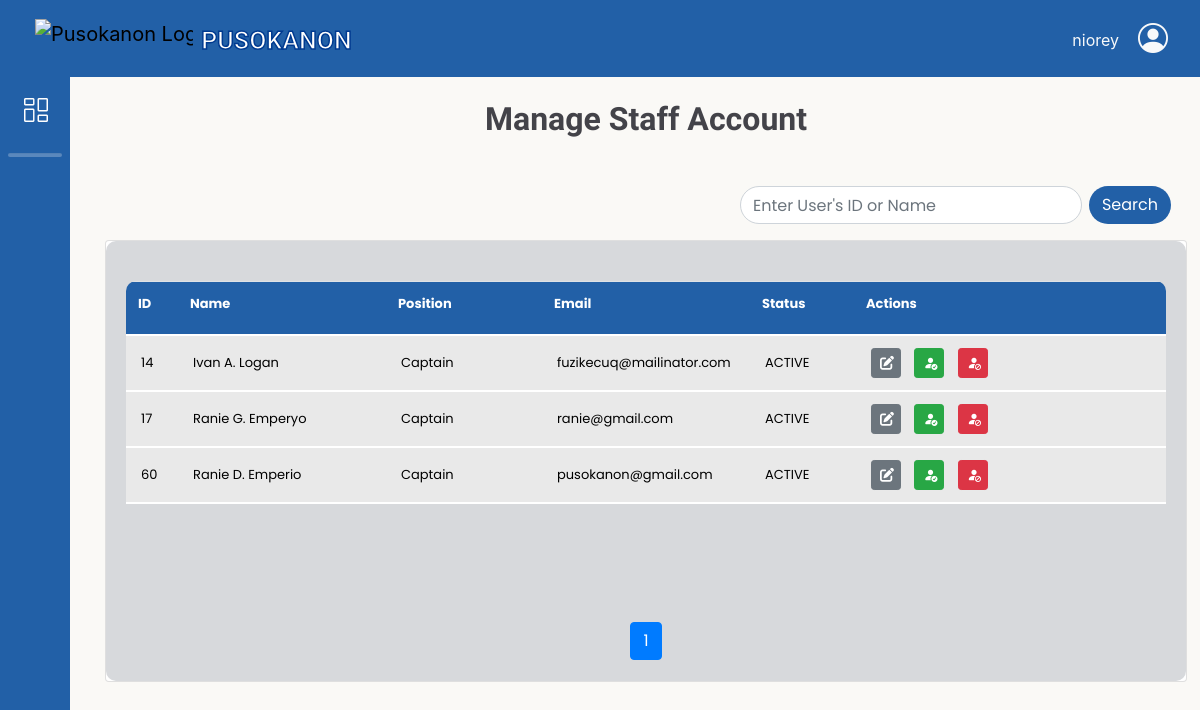
/adminbejo/manage_staff_account.php (signed in), run on the app's committed database.
### tables this page shows
CREATE TABLE `barangay_staff` (
  `staff_id` int(11) NOT NULL,
  `staff_fname` varchar(50) NOT NULL,
  `staff_lname` varchar(50) NOT NULL,
  `staff_midname` varchar(50) NOT NULL,
  `staff_suffix` varchar(20) DEFAULT NULL,
  `birth_date` date NOT NULL,
  `gender` varchar(20) NOT NULL,
  `contact_no` varchar(20) NOT NULL,
  `userRole_id` int(11) NOT NULL,
  `staff_email` varchar(100) NOT NULL,
  `user_name` varchar(100) NOT NULL,
  `staff_password` varchar(100) NOT NULL,
  `status` varchar(20) NOT NULL
);

CREATE TABLE `account_role` (
  `userRole_id` int(11) NOT NULL,
  `role_definition` varchar(50) NOT NULL
);

### db/DBconn.php (called while the page is built, shortened)
<?php
function decryptData($data){
	return openssl_decrypt($data, 'aes-256-cbc', ENCRYPTION_KEY, 0, ENCRYPTION_KEY);
}
function fetchStaffAccounts($pdo, $search = null) {
    $sql = "SELECT bs.staff_id,
            bs.staff_fname,
            bs.staff_midname,
            bs.staff_lname,
			bs.staff_suffix,
            bs.staff_email,
			bs.user_name,
			bs.birth_date,
			bs.gender,
            bs.contact_no,
            bs.userRole_id,
            ac.role_definition,
            bs.status
            FROM barangay_staff bs
            INNER JOIN account_role ac ON bs.userRole_id = ac.userRole_id
            ORDER BY bs.staff_id";
    $stmt = $pdo->prepare($sql);
    $stmt->execute();
    $results = $stmt->fetchAll(PDO::FETCH_ASSOC);
    return $results;
}

### adminbejo/manage_staff_account.php (the view, shortened to what this page needs)
<?php
    include 'headerAdmin.php';
    include '../db/DBconn.php';
    $search = isset($_GET['search']) ? $_GET['search'] : '';
    $all_staffs = fetchStaffAccounts($pdo, $search);
    $total_records = count($all_staffs);
    $page = isset($_GET['page']) ? (int)$_GET['page'] : 1;
    $limit = 5;
    $offset = ($page - 1) * $limit;
    $staffs = array_slice($all_staffs, $offset, $limit);
    $total_pages = ceil($total_records / $limit);
?>
<link rel="stylesheet" href="css/manage_staff.css">
<div class="container-fluid">
    <h1>Manage Staff Account</h1>
    <div class="mu-ds row d-flex justify-content-end mt-5 mb-3">
        <div class="col-12 col-md-9 d-flex justify-content-end align-items-center flex-wrap">
            <form id="searchForm" action="" method="GET" class="d-flex">
                <input type="text" id="searchInput" class="form-control me-2" name="search" placeholder="Enter User's ID or Name" aria-label="User's ID or Name" aria-describedby="basic-addon2" value="<?= htmlspecialchars($search) ?>">
                <div class="input-group-append">
                    <button class="btn this-button" type="submit">Search</button>
                </div>
            </form>
        </div>
    </div>
    <div class="card d-flex flex-column">
        <div class="card-body flex-grow-1 d-flex flex-column">
            <div class="table-responsive flex-grow-1">
                <table class="table mx-auto" cellspacing="0" cellpadding="0">
                    <thead style="background-color: #2260a7;">
                        <tr>
                            <th>ID</th>
                            <th>Name</th>
                            <th>Position</th>
                            <th>Email</th>
                            <th>Status</th>
                            <th>Actions</th>
                        </tr>
                    </thead>
                    <tbody class="scrollable-table-body">
                        <?php if (!empty($staffs)): ?>
                            <?php foreach ($staffs as $staff_users): ?>
                                <tr>
                                    <td><?= htmlspecialchars($staff_users['staff_id']) ;?></td>
                                    <td><?= htmlspecialchars(decryptData($staff_users['staff_fname']) . ' ' .
                                                strtoupper(substr(decryptData($staff_users['staff_midname']), 0, 1)) . '. ' .
                                                decryptData($staff_users['staff_lname'])) ;?></td>
                                    <td><?= htmlspecialchars($staff_users['role_definition']);?></td>
                                    <td><?= htmlspecialchars(decryptData($staff_users['staff_email']));?></td>
                                    <td><?= htmlspecialchars($staff_users['status']);?></td>
                                    <td>
                                        <button class="btn btn-secondary btn-sm me-2" title="Edit Account" onclick="window.location.href='edit_staffAccount.php?staff_id=<?= htmlspecialchars($staff_users['staff_id']) ?>'">
                                            <i class="fas fa-edit"></i>
                                        </button>
                                        <button class="btn btn-success btn-sm me-2" title="Activate Account" onclick="activateStaff('<?= htmlspecialchars($staff_users['staff_id']) ?>', '<?= htmlspecialchars($staff_users['status']) ?>')">
                                            <i class="bi bi-person-fill-check"></i>
                                        </button>
                                        <button class="btn btn-danger btn-sm me-2" title="Deactivate Account" onclick="deactivateStaff('<?= htmlspecialchars($staff_users['staff_id']) ?>', '<?= htmlspecialchars($staff_users['status']) ?>')">
                                            <i class="bi bi-person-fill-slash"></i>
                                        </button>
                                    </td>
                                </tr>
                            <?php endforeach; ?>
                        <?php else: ?>
                            <tr>
                                <td colspan="7" class="text-center">No staff accounts found.</td>
                            </tr>
                        <?php endif; ?>
                    </tbody>
                </table>
            </div>
            <div class="pagination-container">
                <nav aria-label="Page navigation">
                    <ul class="pagination justify-content-center">
                        <?php
                            $range = 1;
                            $start_page = max(1, $page - $range);
                            $end_page = min($total_pages, $page + $range);
                            if ($end_page - $start_page < 2) {
                                $start_page = max(1, $end_page - 2);
                                $end_page = min($total_pages, $start_page + 2);
                            }
                        ?>
                        <?php for ($i = $start_page; $i <= $end_page; $i++): ?>
                            <li class="page-item<?= ($i == $page) ? ' active' : '' ?>">
                                <a class="page-link" href="?page=<?= $i ?>&search=<?= urlencode($search) ?>"><?= $i ?></a>
                            </li>
                        <?php endfor; ?>
                    </ul>
                </nav>
            </div>
        </div>
    </div>
</div>
<?php require_once 'footerAdmin.php'; ?>

### adminbejo/css/headerADstyle.css (style rules this page uses)
body { height: 100%; margin-top: 77px; background-color: #FAF9F6; }
a { text-decoration: none; }
li { list-style: none; }
h1 { font-weight: 600; font-size: 1rem; }

### adminbejo/css/manage_staff.css (style rules this page uses)
body { display: flex; }
.container-fluid { margin-top: 23px; margin-left: 90px; padding-bottom: 47px; }
.card { display: flex; flex-direction: column; }
.card-body { padding-top: 40px; padding-bottom: 10px; background-color: #D7D9DC; height: 440px; border-radius: 10px; width: 90vw; display: flex; flex-direction: column; flex-grow: 1; }
.mu-ds { margin: 1rem; }
.col-12 { gap: 10px; padding-left: 0px; padding-right: 0px; }
.this-button { background-color: #2260a7; color: white; border-radius: 50px; }
.col-12 .form-control { border-radius: 50px; }
h1 { font-family: "Titan One", cursive; font-size: 2rem; color: #434349; display: flex; justify-content: center; }
.scrollable-table-body { overflow-y: auto; }
.table { width: 100%; table-layout: fixed; }
.table tr td { font-size: 13px; }
.table tr th { font-size: 13px; width: 20px; color: white; }
.table-responsive { position: relative; border-radius: 10px; overflow-x: auto; max-height: 400px; overflow-y: scroll; height: 400px; display: block; padding-top: 0; flex-grow: 1; }
.pagination-container { position: absolute; bottom: 5px; left: 50%; transform: translateX(-50%); width: 100%; }
.table-responsive table { border-collapse: collapse; width: 100%; }
.table-responsive tbody { max-height: 400px; overflow-y: auto; background-color: #E9E9E9; }
.table-responsive th, .table-responsive td { font-size: 16px; text-align: left; vertical-align: middle; }
.table-responsive th { border-bottom: 1px solid blue; position: sticky; top: 0; padding-bottom: 20px; color: white; }
.table-responsive td { padding: 10px 15px; border-bottom: 2px solid white; }
.table th:nth-child(1), .table td:nth-child(1) { width: 5%; }
.table th:nth-child(2), .table td:nth-child(2) { width: 20%; }
.table th:nth-child(3), .table td:nth-child(3) { width: 15%; }
.table th:nth-child(4), .table td:nth-child(4) { width: 20%; }
.table th:nth-child(5), .table td:nth-child(5) { width: 10%; }
.table th:nth-child(6), .table td:nth-child(6) { width: 30%; }
.table td button { margin: 2px; width: 30px; height: 30px; display: inline-block; }

### data on the page
barangay_staff: staff_id "14", staff_fname+staff_midname+staff_lname "Ivan A. Logan", userRole.role_definition "Captain", staff_email "fuzikecuq@mailinator.com", status "ACTIVE"
barangay_staff: staff_id "17", staff_fname+staff_midname+staff_lname "Ranie G. Emperyo", userRole.role_definition "Captain", staff_email "ranie@gmail.com", status "ACTIVE"
barangay_staff: staff_id "60", staff_fname+staff_midname+staff_lname "Ranie D. Emperio", userRole.role_definition "Captain", staff_email "pusokanon@gmail.com", status "ACTIVE"

### other printed values
$_SESSION['staff_fname'] "niorey"
